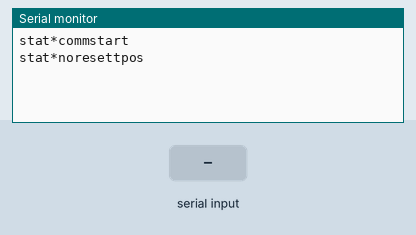
A sketch run on a simulated Arduino Uno, built with avr-gcc and run on an emulated ATmega328P. Parts: the last lines printed to the serial monitor. The test bench sets the inputs (shaded band).

Above: at 2.2 s.
2.3 s: "2\n" received over Serial
At 4.5 s:
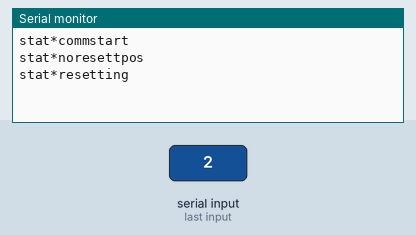
4.8 s: "3\n" received over Serial
At 8.7 s:
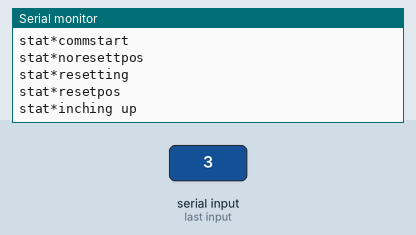
10.8 s: "4\n" received over Serial
At 13.7 s:
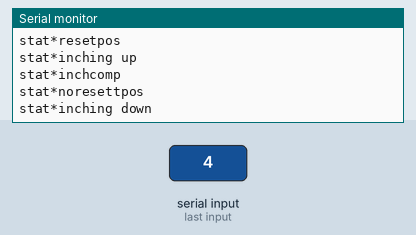

Measured:
- after the input at 2.3 s, the serial monitor: prints a new line after 1.0 s (image 1)
- after the input at 4.8 s, the serial monitor: prints a new line after 2.5 s (image 2)
- after the input at 10.8 s, the serial monitor: prints a new line after 1.5 s (image 3)

The sketch:

Serialevent.ino
```cpp
void setup()
{
  Serial.begin(9600);
  Serial.println("stat*commstart");

  delay(1000);
  Serial.println("stat*noresettpos");


}

void loop()
{

}

void serialEvent()
{
  String inputstring;
  String instructString="";
  int instructval=0;
  String Xval="";
  String Yval="";
  int xval=0;
  int yval=0;
  int countlimiter=0;
  while(Serial.available())
  {
          inputstring=Serial.readString();
          //Serial.println(inputstring);
  }
  for(int i=0;i<inputstring.length();i++)
  {
          char inChar = inputstring[i];
          if(inChar=='*')
          {
             countlimiter++;
             continue;
          }
          switch(countlimiter)
          {
            case 0:
              instructString+=inChar;
              break;
            case 1:
              Xval+=inChar;
              break;
            case 2:
              Yval+=inChar;
              break;
          }
  }
  instructval=instructString.toInt();
  if(instructval==2)
  {
   //reset command recieved
   Serial.println("stat*resetting");
   delay(3000);
   Serial.println("stat*resetpos");
  }
  if(instructval==3)
  {
   //reset command recieved
   Serial.println("stat*inching up");
   delay(3000);
   Serial.println("stat*inchcomp");
   checkresetposition();
  }
  if(instructval==4)
  {
   //reset command recieved
   Serial.println("stat*inching down");
   delay(3000);
   Serial.println("stat*inchcomp");
   checkresetposition();
  }
  if(instructval==5)
  {
   //reset command recieved
   Serial.println("stat*inching left");
   delay(3000);
   Serial.println("stat*inchcomp");
   checkresetposition();
  }
  if(instructval==6)
  {
   //reset command recieved
   Serial.println("stat*inching right");
   delay(3000);
   Serial.println("stat*inchcomp");
   checkresetposition();
  }
  if(instructval==7)
  {
   //reset command recieved
   Serial.println("stat*sprayinch");
   delay(3000);
   Serial.println("stat*inchspraycomp");
   checkresetposition();
  }
}
void checkresetposition()
{
  delay(1000);
  Serial.println("stat*noresettpos");
}
```
